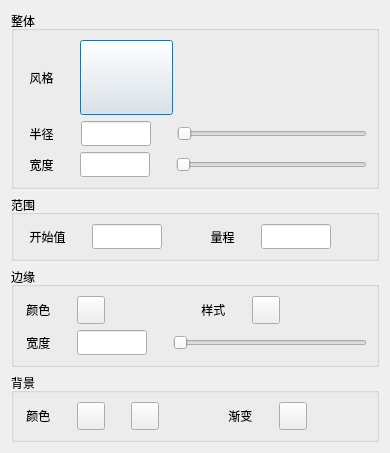
<?xml version="1.0" encoding="UTF-8"?>
<ui version="4.0">
 <class>CRangeDialog</class>
 <widget class="QDialog" name="CRangeDialog">
  <property name="geometry">
   <rect>
    <x>0</x>
    <y>0</y>
    <width>390</width>
    <height>451</height>
   </rect>
  </property>
  <property name="windowTitle">
   <string>Dialog</string>
  </property>
  <layout class="QGridLayout" name="gridLayout_6">
   <item row="0" column="0">
    <layout class="QGridLayout" name="gridLayout_5">
     <item row="0" column="0">
      <widget class="QGroupBox" name="groupBox">
       <property name="title">
        <string>整体</string>
       </property>
       <layout class="QGridLayout" name="gridLayout">
        <item row="0" column="0">
         <layout class="QVBoxLayout" name="verticalLayout">
          <item>
           <layout class="QHBoxLayout" name="horizontalLayout">
            <item>
             <widget class="QLabel" name="label">
              <property name="text">
               <string>  风格</string>
              </property>
             </widget>
            </item>
            <item>
             <spacer name="horizontalSpacer">
              <property name="orientation">
               <enum>Qt::Horizontal</enum>
              </property>
              <property name="sizeType">
               <enum>QSizePolicy::Fixed</enum>
              </property>
              <property name="sizeHint" stdset="0">
               <size>
                <width>20</width>
                <height>20</height>
               </size>
              </property>
             </spacer>
            </item>
            <item>
             <widget class="QPushButton" name="rangeStyleBtn">
              <property name="minimumSize">
               <size>
                <width>93</width>
                <height>75</height>
               </size>
              </property>
              <property name="maximumSize">
               <size>
                <width>93</width>
                <height>75</height>
               </size>
              </property>
              <property name="text">
               <string/>
              </property>
             </widget>
            </item>
            <item>
             <spacer name="horizontalSpacer_2">
              <property name="orientation">
               <enum>Qt::Horizontal</enum>
              </property>
              <property name="sizeHint" stdset="0">
               <size>
                <width>40</width>
                <height>20</height>
               </size>
              </property>
             </spacer>
            </item>
           </layout>
          </item>
          <item>
           <spacer name="verticalSpacer">
            <property name="orientation">
             <enum>Qt::Vertical</enum>
            </property>
            <property name="sizeType">
             <enum>QSizePolicy::Expanding</enum>
            </property>
            <property name="sizeHint" stdset="0">
             <size>
              <width>17</width>
              <height>10</height>
             </size>
            </property>
           </spacer>
          </item>
          <item>
           <layout class="QHBoxLayout" name="horizontalLayout_3">
            <item>
             <widget class="QLabel" name="label_2">
              <property name="text">
               <string>  半径</string>
              </property>
             </widget>
            </item>
            <item>
             <spacer name="horizontalSpacer_3">
              <property name="orientation">
               <enum>Qt::Horizontal</enum>
              </property>
              <property name="sizeType">
               <enum>QSizePolicy::Fixed</enum>
              </property>
              <property name="sizeHint" stdset="0">
               <size>
                <width>20</width>
                <height>20</height>
               </size>
              </property>
             </spacer>
            </item>
            <item>
             <widget class="QLineEdit" name="radiusEdit">
              <property name="minimumSize">
               <size>
                <width>70</width>
                <height>25</height>
               </size>
              </property>
              <property name="maximumSize">
               <size>
                <width>70</width>
                <height>25</height>
               </size>
              </property>
             </widget>
            </item>
            <item>
             <spacer name="horizontalSpacer_4">
              <property name="orientation">
               <enum>Qt::Horizontal</enum>
              </property>
              <property name="sizeType">
               <enum>QSizePolicy::Fixed</enum>
              </property>
              <property name="sizeHint" stdset="0">
               <size>
                <width>20</width>
                <height>20</height>
               </size>
              </property>
             </spacer>
            </item>
            <item>
             <widget class="QSlider" name="radiusSlider">
              <property name="minimum">
               <number>10</number>
              </property>
              <property name="maximum">
               <number>500</number>
              </property>
              <property name="orientation">
               <enum>Qt::Horizontal</enum>
              </property>
             </widget>
            </item>
           </layout>
          </item>
          <item>
           <spacer name="verticalSpacer_2">
            <property name="orientation">
             <enum>Qt::Vertical</enum>
            </property>
            <property name="sizeType">
             <enum>QSizePolicy::Expanding</enum>
            </property>
            <property name="sizeHint" stdset="0">
             <size>
              <width>20</width>
              <height>10</height>
             </size>
            </property>
           </spacer>
          </item>
          <item>
           <layout class="QHBoxLayout" name="horizontalLayout_4">
            <item>
             <widget class="QLabel" name="label_3">
              <property name="text">
               <string>  宽度</string>
              </property>
             </widget>
            </item>
            <item>
             <spacer name="horizontalSpacer_9">
              <property name="orientation">
               <enum>Qt::Horizontal</enum>
              </property>
              <property name="sizeType">
               <enum>QSizePolicy::Fixed</enum>
              </property>
              <property name="sizeHint" stdset="0">
               <size>
                <width>20</width>
                <height>20</height>
               </size>
              </property>
             </spacer>
            </item>
            <item>
             <widget class="QLineEdit" name="widEdit">
              <property name="minimumSize">
               <size>
                <width>70</width>
                <height>25</height>
               </size>
              </property>
              <property name="maximumSize">
               <size>
                <width>70</width>
                <height>25</height>
               </size>
              </property>
             </widget>
            </item>
            <item>
             <spacer name="horizontalSpacer_10">
              <property name="orientation">
               <enum>Qt::Horizontal</enum>
              </property>
              <property name="sizeType">
               <enum>QSizePolicy::Fixed</enum>
              </property>
              <property name="sizeHint" stdset="0">
               <size>
                <width>20</width>
                <height>20</height>
               </size>
              </property>
             </spacer>
            </item>
            <item>
             <widget class="QSlider" name="widSlider">
              <property name="minimum">
               <number>10</number>
              </property>
              <property name="maximum">
               <number>250</number>
              </property>
              <property name="orientation">
               <enum>Qt::Horizontal</enum>
              </property>
             </widget>
            </item>
           </layout>
          </item>
         </layout>
        </item>
       </layout>
      </widget>
     </item>
     <item row="1" column="0">
      <widget class="QGroupBox" name="groupBox_2">
       <property name="title">
        <string>范围</string>
       </property>
       <layout class="QGridLayout" name="gridLayout_2">
        <item row="0" column="0">
         <layout class="QHBoxLayout" name="horizontalLayout_5">
          <item>
           <widget class="QLabel" name="label_4">
            <property name="text">
             <string>  开始值</string>
            </property>
           </widget>
          </item>
          <item>
           <spacer name="horizontalSpacer_11">
            <property name="orientation">
             <enum>Qt::Horizontal</enum>
            </property>
            <property name="sizeType">
             <enum>QSizePolicy::Fixed</enum>
            </property>
            <property name="sizeHint" stdset="0">
             <size>
              <width>20</width>
              <height>20</height>
             </size>
            </property>
           </spacer>
          </item>
          <item>
           <widget class="QLineEdit" name="startValueEdit">
            <property name="minimumSize">
             <size>
              <width>70</width>
              <height>25</height>
             </size>
            </property>
            <property name="maximumSize">
             <size>
              <width>70</width>
              <height>25</height>
             </size>
            </property>
           </widget>
          </item>
          <item>
           <spacer name="horizontalSpacer_12">
            <property name="orientation">
             <enum>Qt::Horizontal</enum>
            </property>
            <property name="sizeHint" stdset="0">
             <size>
              <width>40</width>
              <height>20</height>
             </size>
            </property>
           </spacer>
          </item>
          <item>
           <widget class="QLabel" name="label_5">
            <property name="text">
             <string>  量程</string>
            </property>
           </widget>
          </item>
          <item>
           <spacer name="horizontalSpacer_13">
            <property name="orientation">
             <enum>Qt::Horizontal</enum>
            </property>
            <property name="sizeType">
             <enum>QSizePolicy::Fixed</enum>
            </property>
            <property name="sizeHint" stdset="0">
             <size>
              <width>20</width>
              <height>20</height>
             </size>
            </property>
           </spacer>
          </item>
          <item>
           <widget class="QLineEdit" name="rangeValueEdit">
            <property name="minimumSize">
             <size>
              <width>70</width>
              <height>25</height>
             </size>
            </property>
            <property name="maximumSize">
             <size>
              <width>70</width>
              <height>25</height>
             </size>
            </property>
           </widget>
          </item>
          <item>
           <spacer name="horizontalSpacer_14">
            <property name="orientation">
             <enum>Qt::Horizontal</enum>
            </property>
            <property name="sizeHint" stdset="0">
             <size>
              <width>40</width>
              <height>20</height>
             </size>
            </property>
           </spacer>
          </item>
         </layout>
        </item>
       </layout>
      </widget>
     </item>
     <item row="2" column="0">
      <widget class="QGroupBox" name="groupBox_3">
       <property name="title">
        <string>边缘</string>
       </property>
       <layout class="QGridLayout" name="gridLayout_3">
        <item row="0" column="0">
         <layout class="QVBoxLayout" name="verticalLayout_2">
          <item>
           <layout class="QHBoxLayout" name="horizontalLayout_6">
            <item>
             <widget class="QLabel" name="label_6">
              <property name="text">
               <string> 颜色</string>
              </property>
             </widget>
            </item>
            <item>
             <spacer name="horizontalSpacer_15">
              <property name="orientation">
               <enum>Qt::Horizontal</enum>
              </property>
              <property name="sizeType">
               <enum>QSizePolicy::Fixed</enum>
              </property>
              <property name="sizeHint" stdset="0">
               <size>
                <width>20</width>
                <height>20</height>
               </size>
              </property>
             </spacer>
            </item>
            <item>
             <widget class="QPushButton" name="edgeColorBtn">
              <property name="minimumSize">
               <size>
                <width>28</width>
                <height>28</height>
               </size>
              </property>
              <property name="maximumSize">
               <size>
                <width>28</width>
                <height>28</height>
               </size>
              </property>
              <property name="text">
               <string/>
              </property>
             </widget>
            </item>
            <item>
             <spacer name="horizontalSpacer_16">
              <property name="orientation">
               <enum>Qt::Horizontal</enum>
              </property>
              <property name="sizeHint" stdset="0">
               <size>
                <width>40</width>
                <height>20</height>
               </size>
              </property>
             </spacer>
            </item>
            <item>
             <widget class="QLabel" name="label_7">
              <property name="text">
               <string> 样式</string>
              </property>
             </widget>
            </item>
            <item>
             <spacer name="horizontalSpacer_17">
              <property name="orientation">
               <enum>Qt::Horizontal</enum>
              </property>
              <property name="sizeType">
               <enum>QSizePolicy::Fixed</enum>
              </property>
              <property name="sizeHint" stdset="0">
               <size>
                <width>20</width>
                <height>20</height>
               </size>
              </property>
             </spacer>
            </item>
            <item>
             <widget class="QPushButton" name="edgeStyleBtn">
              <property name="minimumSize">
               <size>
                <width>28</width>
                <height>28</height>
               </size>
              </property>
              <property name="maximumSize">
               <size>
                <width>28</width>
                <height>28</height>
               </size>
              </property>
              <property name="text">
               <string/>
              </property>
             </widget>
            </item>
            <item>
             <spacer name="horizontalSpacer_18">
              <property name="orientation">
               <enum>Qt::Horizontal</enum>
              </property>
              <property name="sizeHint" stdset="0">
               <size>
                <width>40</width>
                <height>20</height>
               </size>
              </property>
             </spacer>
            </item>
           </layout>
          </item>
          <item>
           <spacer name="verticalSpacer_3">
            <property name="orientation">
             <enum>Qt::Vertical</enum>
            </property>
            <property name="sizeType">
             <enum>QSizePolicy::Expanding</enum>
            </property>
            <property name="sizeHint" stdset="0">
             <size>
              <width>20</width>
              <height>18</height>
             </size>
            </property>
           </spacer>
          </item>
          <item>
           <layout class="QHBoxLayout" name="horizontalLayout_7">
            <item>
             <widget class="QLabel" name="label_8">
              <property name="text">
               <string> 宽度</string>
              </property>
             </widget>
            </item>
            <item>
             <spacer name="horizontalSpacer_19">
              <property name="orientation">
               <enum>Qt::Horizontal</enum>
              </property>
              <property name="sizeType">
               <enum>QSizePolicy::Fixed</enum>
              </property>
              <property name="sizeHint" stdset="0">
               <size>
                <width>20</width>
                <height>20</height>
               </size>
              </property>
             </spacer>
            </item>
            <item>
             <widget class="QLineEdit" name="widEdgeEdit">
              <property name="minimumSize">
               <size>
                <width>70</width>
                <height>25</height>
               </size>
              </property>
              <property name="maximumSize">
               <size>
                <width>70</width>
                <height>25</height>
               </size>
              </property>
             </widget>
            </item>
            <item>
             <spacer name="horizontalSpacer_20">
              <property name="orientation">
               <enum>Qt::Horizontal</enum>
              </property>
              <property name="sizeType">
               <enum>QSizePolicy::Fixed</enum>
              </property>
              <property name="sizeHint" stdset="0">
               <size>
                <width>20</width>
                <height>20</height>
               </size>
              </property>
             </spacer>
            </item>
            <item>
             <widget class="QSlider" name="widEdgeSlider">
              <property name="minimum">
               <number>1</number>
              </property>
              <property name="maximum">
               <number>10</number>
              </property>
              <property name="orientation">
               <enum>Qt::Horizontal</enum>
              </property>
             </widget>
            </item>
           </layout>
          </item>
         </layout>
        </item>
       </layout>
      </widget>
     </item>
     <item row="3" column="0">
      <widget class="QGroupBox" name="groupBox_4">
       <property name="title">
        <string>背景</string>
       </property>
       <layout class="QGridLayout" name="gridLayout_4">
        <item row="0" column="0">
         <layout class="QHBoxLayout" name="horizontalLayout_8">
          <item>
           <widget class="QLabel" name="label_9">
            <property name="text">
             <string> 颜色</string>
            </property>
           </widget>
          </item>
          <item>
           <spacer name="horizontalSpacer_21">
            <property name="orientation">
             <enum>Qt::Horizontal</enum>
            </property>
            <property name="sizeType">
             <enum>QSizePolicy::Fixed</enum>
            </property>
            <property name="sizeHint" stdset="0">
             <size>
              <width>20</width>
              <height>20</height>
             </size>
            </property>
           </spacer>
          </item>
          <item>
           <widget class="QPushButton" name="color1Btn">
            <property name="minimumSize">
             <size>
              <width>28</width>
              <height>28</height>
             </size>
            </property>
            <property name="maximumSize">
             <size>
              <width>28</width>
              <height>28</height>
             </size>
            </property>
            <property name="text">
             <string/>
            </property>
           </widget>
          </item>
          <item>
           <spacer name="horizontalSpacer_22">
            <property name="orientation">
             <enum>Qt::Horizontal</enum>
            </property>
            <property name="sizeType">
             <enum>QSizePolicy::Fixed</enum>
            </property>
            <property name="sizeHint" stdset="0">
             <size>
              <width>20</width>
              <height>20</height>
             </size>
            </property>
           </spacer>
          </item>
          <item>
           <widget class="QPushButton" name="color2Btn">
            <property name="minimumSize">
             <size>
              <width>28</width>
              <height>28</height>
             </size>
            </property>
            <property name="maximumSize">
             <size>
              <width>28</width>
              <height>28</height>
             </size>
            </property>
            <property name="text">
             <string/>
            </property>
           </widget>
          </item>
          <item>
           <spacer name="horizontalSpacer_23">
            <property name="orientation">
             <enum>Qt::Horizontal</enum>
            </property>
            <property name="sizeHint" stdset="0">
             <size>
              <width>40</width>
              <height>20</height>
             </size>
            </property>
           </spacer>
          </item>
          <item>
           <widget class="QLabel" name="label_10">
            <property name="text">
             <string> 渐变</string>
            </property>
           </widget>
          </item>
          <item>
           <spacer name="horizontalSpacer_24">
            <property name="orientation">
             <enum>Qt::Horizontal</enum>
            </property>
            <property name="sizeType">
             <enum>QSizePolicy::Fixed</enum>
            </property>
            <property name="sizeHint" stdset="0">
             <size>
              <width>20</width>
              <height>20</height>
             </size>
            </property>
           </spacer>
          </item>
          <item>
           <widget class="QPushButton" name="gradStyleBtn">
            <property name="minimumSize">
             <size>
              <width>28</width>
              <height>28</height>
             </size>
            </property>
            <property name="maximumSize">
             <size>
              <width>28</width>
              <height>28</height>
             </size>
            </property>
            <property name="text">
             <string/>
            </property>
           </widget>
          </item>
          <item>
           <spacer name="horizontalSpacer_25">
            <property name="orientation">
             <enum>Qt::Horizontal</enum>
            </property>
            <property name="sizeHint" stdset="0">
             <size>
              <width>40</width>
              <height>20</height>
             </size>
            </property>
           </spacer>
          </item>
         </layout>
        </item>
       </layout>
      </widget>
     </item>
    </layout>
   </item>
  </layout>
 </widget>
 <resources/>
 <connections/>
</ui>
